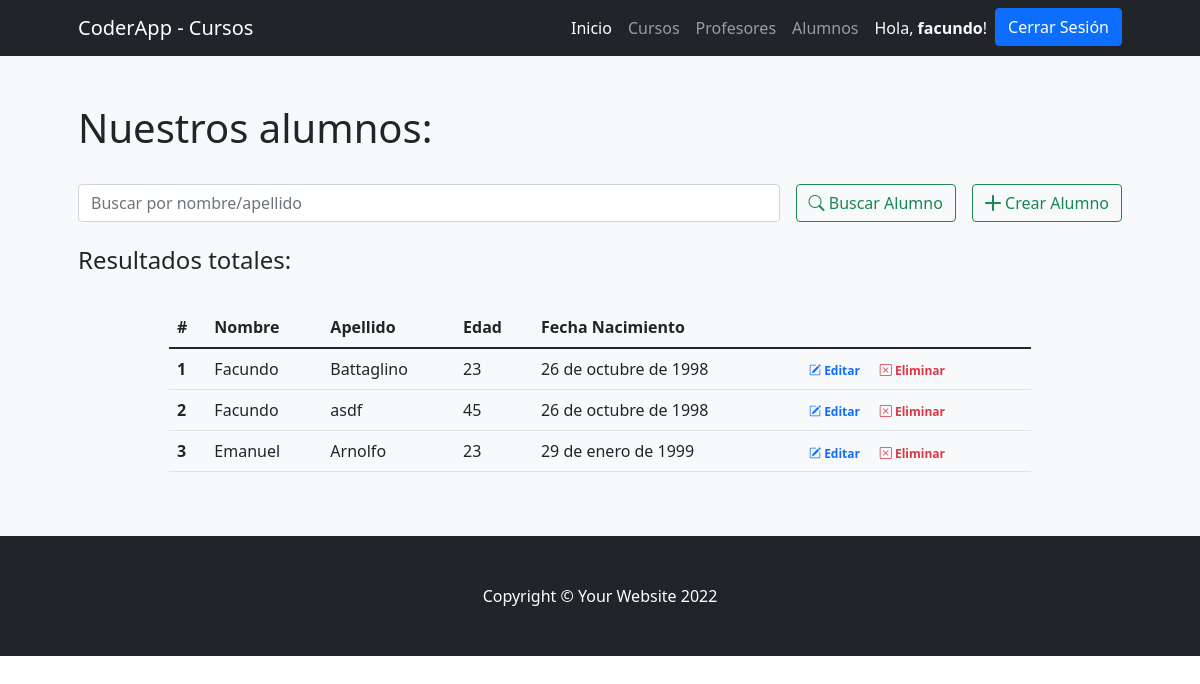
The page /appcye/alumnos/ (signed in) on the database its author committed.
### AppCursosyEventos/models.py (models this page shows)
class Alumnos(models.Model):
    nombre = models.CharField(max_length= 30)
    apellido = models.CharField(max_length= 30)
    edad = models.PositiveIntegerField()
    fecha_nacimiento = models.DateField()
    class Meta:
        verbose_name_plural = "Alumnos"

### AppCursosyEventos/views.py (the view, shortened to what this page needs)
# urls.py: path('alumnos/', alumno , name= "alumnos" ),
@login_required
def alumno(request):
    alumno = Alumnos.objects.all()
    return render(request,"CursosyEventosApp/alumnos.html",{"alumnos":alumno})

### AppCursosyEventos/templates/CursosyEventosApp/alumnos.html (shortened to what this page needs)
{% extends 'CursosyEventosApp/base.html' %}
{% load static %}
{% block contenidoPagina %}
<section class="bg-light py-5">
    <div class="container px-5">
        <h1>Nuestros alumnos:</h1>
        <br>
        <div class="row gx-5 justify-content-center">
            <div class="col-lg-12">
                <form class="d-flex my-2 my-lg-0" action="" method="post">
                    <input class="flex-grow-0 form-control mr-sm-2" type="search" name="alumnoo" placeholder="Buscar por nombre/apellido" aria-label="Search">
                    <button class="btn btn-outline-success text-nowrap ms-3 my-2 my-sm-0" type="submit"> <i class="bi bi-search"></i> Buscar Alumno</button>
                    <a class="btn btn-outline-success text-nowrap ms-3 my-2 my-sm-0" href="{% url 'crear_alumnos' %}"> <i class="bi bi-plus-lg"></i> Crear Alumno</a>
                </form>
            </div>
        </div>
        <br>
        <h4>Resultados
            {% if alumnoo %}
                para "{{busqueda}}":
            {% else %}
                totales:
            {% endif %}
        </h4>
        <br>
        <div class="row gx-5 justify-content-center">
            <div class="col-lg-10 table-responsive">
                <table class="table table-theme">
                    <thead>
                        <tr>
                            <th scope="col">#</th>
                            <th scope="col">Nombre</th>
                            <th scope="col">Apellido</th>
                            <th scope="col">Edad</th>
                            <th scope="col">Fecha Nacimiento</th>
                        </tr>
                    </thead>
                    <tbody>
                        {% for a in alumnos %}
                            <tr>
                                <th scope="row">{{forloop.counter}}</th>
                                <td>{{a.nombre}}</td>
                                <td>{{a.apellido}}</td>
                                <td>{{a.edad}}</td>
                                <td>{{a.fecha_nacimiento}}</td>
                                <td>
                                    <a href="{% url 'editar_alumno' a.id %}" class="text-primary badge badge-primary text-decoration-none"> <i class="bi bi-pencil-square"></i> Editar</a>
                                    <a href="{% url 'eliminar_alumno' a.id %}" class="text-danger badge badge-danger text-decoration-none"> <i class="bi bi-x-square"></i> Eliminar</a>
                                </td>
                            </tr>
                        {% endfor %}
                    </tbody>
                </table>
            </div>
        </div>
    </div>
</section>
{% endblock %}

### AppCursosyEventos/templates/CursosyEventosApp/base.html (shortened to what this page needs)
{% load static%}
<!DOCTYPE html>
<html lang="en">
    <head>
        <link href="https://cdn.jsdelivr.net/npm/bootstrap-icons@1.4.1/font/bootstrap-icons.css" rel="stylesheet" />
        <link href="{% static 'css/styles.css' %}" rel="stylesheet" />
    </head>
    <body>
        <nav class="navbar navbar-expand-lg navbar-dark bg-dark">
            <div class="container px-5">
                <a class="navbar-brand" href="#!">CoderApp - Cursos</a>
                <div class="collapse navbar-collapse" id="navbarSupportedContent">
                    <ul class="navbar-nav ms-auto mb-2 mb-lg-0">
                        <li class="nav-item"><a class="nav-link active" href="{% url 'inicio' %}">Inicio</a></li>
                        <li class="nav-item"><a class="nav-link" href="{% url 'cursos' %}">Cursos</a></li>
                        <li class="nav-item"><a class="nav-link" href="{% url 'profesores' %}">Profesores</a></li>
                        <li class="nav-item"><a class="nav-link" href="{% url 'alumnos' %}">Alumnos</a></li>
                        {% if user.is_authenticated %}
                        <li class="nav-item"><p class="text-light my-2 mx-2">Hola, <b>{{user.username}}</b>!</p></li>
                        <li class="nav-item"><a class="btn btn-primary" href="{% url 'logout' %}">Cerrar Sesión</a></li>
                        {% else %}
                            <li class="nav-item"><a class="btn btn-primary mx-2" href="{% url 'login' %}">Iniciar Sesión</a></li>
                            <li class="nav-item"><a class="btn btn-outline-primary" href="{% url 'register' %}">Registrarse</a></li>
                        {% endif %}
                    </ul>
                </div>
            </div>
        </nav>
        {% block contenidoPagina %}
        {% endblock %}
        <footer class="py-5 bg-dark">
            <div class="container px-5"><p class="m-0 text-center text-white">Copyright &copy; Your Website 2022</p></div>
        </footer>
    </body>
</html>

### rows shown on the page
Alumnos: nombre "Facundo", apellido "Battaglino", edad "23", fecha_nacimiento "26 de octubre de 1998"
Alumnos: nombre "Facundo", apellido "asdf", edad "45", fecha_nacimiento "26 de octubre de 1998"
Alumnos: nombre "Emanuel", apellido "Arnolfo", edad "23", fecha_nacimiento "29 de enero de 1999"

### other values the page prints
{{ user.username }} "facundo"
